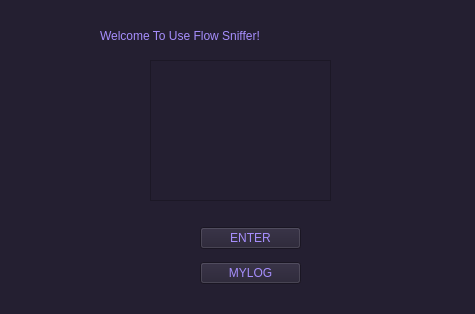
<?xml version="1.0" encoding="UTF-8"?>
<ui version="4.0">
 <class>MainWindow</class>
 <widget class="QMainWindow" name="MainWindow">
  <property name="geometry">
   <rect>
    <x>0</x>
    <y>0</y>
    <width>475</width>
    <height>314</height>
   </rect>
  </property>
  <property name="windowTitle">
   <string>MainWindow</string>
  </property>
  <property name="styleSheet">
   <string notr="true">color:rgb(166, 142, 253);
background:rgb(36, 31, 49)</string>
  </property>
  <widget class="QWidget" name="centralwidget">
   <widget class="QFrame" name="frame">
    <property name="geometry">
     <rect>
      <x>150</x>
      <y>60</y>
      <width>181</width>
      <height>141</height>
     </rect>
    </property>
    <property name="styleSheet">
     <string notr="true">image:url(:/flower.png)</string>
    </property>
    <property name="frameShape">
     <enum>QFrame::StyledPanel</enum>
    </property>
    <property name="frameShadow">
     <enum>QFrame::Raised</enum>
    </property>
   </widget>
   <widget class="QLabel" name="label">
    <property name="geometry">
     <rect>
      <x>100</x>
      <y>20</y>
      <width>291</width>
      <height>31</height>
     </rect>
    </property>
    <property name="styleSheet">
     <string notr="true">font: 63 15pt &quot;URW Bookman&quot;;
color:rgb(166, 142, 253);
background:rgb(36, 31, 49)</string>
    </property>
    <property name="text">
     <string>Welcome To Use Flow Sniffer!</string>
    </property>
   </widget>
   <widget class="QWidget" name="layoutWidget">
    <property name="geometry">
     <rect>
      <x>200</x>
      <y>220</y>
      <width>101</width>
      <height>71</height>
     </rect>
    </property>
    <layout class="QVBoxLayout" name="verticalLayout">
     <item>
      <widget class="QPushButton" name="enter">
       <property name="styleSheet">
        <string notr="true">font: 63 12pt &quot;URW Bookman&quot;;
color:rgb(166, 142, 253);
background:rgb(36, 31, 49)</string>
       </property>
       <property name="text">
        <string>ENTER</string>
       </property>
      </widget>
     </item>
     <item>
      <widget class="QPushButton" name="log">
       <property name="styleSheet">
        <string notr="true">font: 63 12pt &quot;URW Bookman&quot;;
color:rgb(166, 142, 253);
background:rgb(36, 31, 49)</string>
       </property>
       <property name="text">
        <string>MYLOG</string>
       </property>
      </widget>
     </item>
    </layout>
   </widget>
  </widget>
  <widget class="QStatusBar" name="statusbar"/>
 </widget>
 <resources/>
 <connections/>
</ui>
